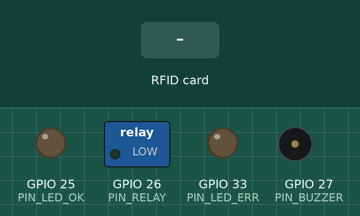
This sketch was run on a simulated ESP32. On the bench: switched loads named in the sketch (green lamp = pin HIGH), output pins drawn as LEDs (lit = HIGH), buzzer (waves = sounding). The test bench sets the inputs (shaded band). WiFi joins after 1.5 s; servers stay silent unless stated; uploads are accepted with an empty reply; EEPROM starts erased; what the sketch prints to the serial monitor is not drawn.

Above: at 2.9 s.
3.0 s: RFID card 5E 7A 19 C4 held to the reader
At 3.5 s:
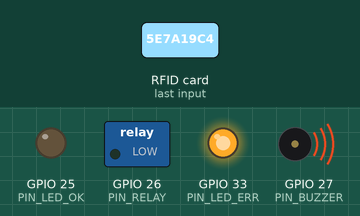
At 4.8 s:
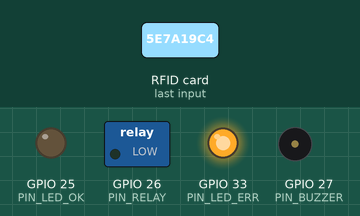
Timing chart, 0 to 6.8 s (numbered marks = the images above; inputs shaded):
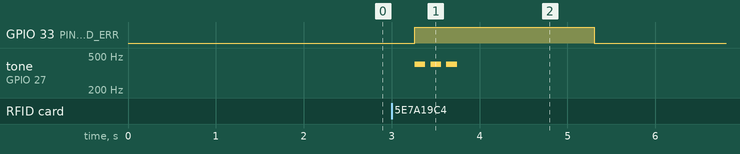

Measured:
- after the input at 3.0 s, GPIO 33 (PIN_LED_ERR): LOW → HIGH after 0.26 s, → LOW 2.0 s later; tone on GPIO 27 (PIN_BUZZER): alternates 400 Hz for 0.12 s and silent for 0.06 s, 6 changes in all, then stays silent, starting after 0.26 s

The sketch:

esp32_rfid_gate.ino
```cpp
/* =============================================================================
   HESAMS — ESP32 Gate Unit Firmware
   Hardware:  ESP32-WROOM-32 · MFRC522 / industrial Wiegand RFID reader
              · 30A automotive relay (ignition interlock) · buzzer · 2 LEDs
   Behaviour: card tap -> POST /api/access/validate -> relay only on unlock=true
              offline -> local whitelist cache (synced every 5 min)
              engine off / second tap -> POST /api/access/end-session
   Build:     Arduino IDE or PlatformIO (board: esp32dev)
   =============================================================================
   WIRING
     MFRC522 SDA->GPIO5  SCK->GPIO18  MOSI->GPIO23  MISO->GPIO19  RST->GPIO22
     Relay IN  -> GPIO26   (drives ignition-enable circuit through opto-isolator)
     Buzzer    -> GPIO27
     LED green -> GPIO25   LED red -> GPIO33
     NOTE: the relay must be wired in SERIES with the starter-enable line only.
           Never wire it into a safety-critical stop circuit.
   ========================================================================== */

#include <WiFi.h>
#include <HTTPClient.h>
#include <WiFiClientSecure.h>
#include <ArduinoJson.h>
#include <SPI.h>
#include <MFRC522.h>
#include <Preferences.h>

// ---------------- CONFIGURATION ----------------
const char* WIFI_SSID     = "SITE-IOT";
const char* WIFI_PASSWORD = "********";
const char* API_BASE      = "https://hesams.company.com";
const char* READER_ID     = "RDR-A1";          // must match Equipment.RfidReaderId
const char* DEVICE_TOKEN  = "device-token-here"; // X-Device-Token header
const char* ROOT_CA       = R"(-----BEGIN CERTIFICATE-----
... paste your server/root CA certificate here ...
-----END CERTIFICATE-----)";

#define PIN_RELAY   26
#define PIN_BUZZER  27
#define PIN_LED_OK  25
#define PIN_LED_ERR 33
#define PIN_SS       5
#define PIN_RST     22

const unsigned long CACHE_SYNC_MS   = 5UL * 60UL * 1000UL;  // 5 min
const unsigned long HTTP_TIMEOUT_MS = 4000;
const int  MAX_CACHE = 64;

MFRC522 rfid(PIN_SS, PIN_RST);
Preferences prefs;

String  cachedUids[MAX_CACHE];
int     cacheCount = 0;
unsigned long lastSync = 0;
bool    engineRunning  = false;
String  activeUid      = "";
unsigned long sessionStart = 0;

// ---------------- HELPERS ----------------
void feedback(bool ok, const char* reason = nullptr) {
  digitalWrite(PIN_LED_OK,  ok ? HIGH : LOW);
  digitalWrite(PIN_LED_ERR, ok ? LOW  : HIGH);
  if (ok) { tone(PIN_BUZZER, 2000, 120); }
  else    { for (int i = 0; i < 3; i++) { tone(PIN_BUZZER, 400, 120); delay(180); } }
  Serial.printf("[GATE] %s%s%s\n", ok ? "GRANTED" : "DENIED",
                reason ? " - " : "", reason ? reason : "");
}

void unlockRelay() {
  digitalWrite(PIN_RELAY, HIGH);   // ignition enable
  engineRunning = true;
  sessionStart  = millis();
}

void lockRelay() {
  digitalWrite(PIN_RELAY, LOW);
  engineRunning = false;
  activeUid = "";
}

String readCardUid() {
  String uid = "";
  for (byte i = 0; i < rfid.uid.size; i++) {
    if (rfid.uid.uidByte[i] < 0x10) uid += "0";
    uid += String(rfid.uid.uidByte[i], HEX);
    if (i < rfid.uid.size - 1) uid += ":";
  }
  uid.toUpperCase();
  return uid;
}

// ---------------- OFFLINE CACHE ----------------
void loadCacheFromFlash() {
  prefs.begin("hesams", true);
  cacheCount = prefs.getInt("count", 0);
  for (int i = 0; i < cacheCount && i < MAX_CACHE; i++)
    cachedUids[i] = prefs.getString(("uid" + String(i)).c_str(), "");
  prefs.end();
  Serial.printf("[CACHE] loaded %d uids from flash\n", cacheCount);
}

void saveCacheToFlash() {
  prefs.begin("hesams", false);
  prefs.putInt("count", cacheCount);
  for (int i = 0; i < cacheCount; i++)
    prefs.putString(("uid" + String(i)).c_str(), cachedUids[i]);
  prefs.end();
}

/* Pull the pre-approved whitelist for THIS machine. The server returns only
   operators who pass every gate right now — the cache is a degraded fallback,
   never the primary decision path. */
void syncWhitelist() {
  if (WiFi.status() != WL_CONNECTED) return;
  WiFiClientSecure client; client.setCACert(ROOT_CA);
  HTTPClient http; http.setTimeout(HTTP_TIMEOUT_MS);
  String url = String(API_BASE) + "/api/access/whitelist?readerId=" + READER_ID;
  if (!http.begin(client, url)) return;
  http.addHeader("X-Device-Token", DEVICE_TOKEN);
  int code = http.GET();
  if (code == 200) {
    StaticJsonDocument<4096> doc;
    if (deserializeJson(doc, http.getString()) == DeserializationError::Ok) {
      cacheCount = 0;
      for (JsonVariant v : doc["uids"].as<JsonArray>()) {
        if (cacheCount >= MAX_CACHE) break;
        cachedUids[cacheCount++] = v.as<String>();
      }
      saveCacheToFlash();
      Serial.printf("[CACHE] synced %d uids\n", cacheCount);
    }
  }
  http.end();
  lastSync = millis();
}

bool inCache(const String& uid) {
  for (int i = 0; i < cacheCount; i++) if (cachedUids[i] == uid) return true;
  return false;
}

// ---------------- SERVER CALLS ----------------
/* returns: 1 = granted, 0 = denied, -1 = server unreachable */
int validateOnServer(const String& uid, String& reasonOut) {
  if (WiFi.status() != WL_CONNECTED) return -1;
  WiFiClientSecure client; client.setCACert(ROOT_CA);
  HTTPClient http; http.setTimeout(HTTP_TIMEOUT_MS);
  if (!http.begin(client, String(API_BASE) + "/api/access/validate")) return -1;
  http.addHeader("Content-Type", "application/json");
  http.addHeader("X-Device-Token", DEVICE_TOKEN);

  StaticJsonDocument<200> body;
  body["readerId"] = READER_ID;
  body["cardUid"]  = uid;
  String payload; serializeJson(body, payload);

  int code = http.POST(payload);
  int result = -1;
  if (code == 200) {
    StaticJsonDocument<1024> doc;
    if (deserializeJson(doc, http.getString()) == DeserializationError::Ok) {
      result = doc["unlock"].as<bool>() ? 1 : 0;
      reasonOut = doc["reason"] | "";
    }
  }
  http.end();
  return result;
}

void endSessionOnServer(float hours) {
  if (WiFi.status() != WL_CONNECTED) return;
  WiFiClientSecure client; client.setCACert(ROOT_CA);
  HTTPClient http; http.setTimeout(HTTP_TIMEOUT_MS);
  if (!http.begin(client, String(API_BASE) + "/api/access/end-session")) return;
  http.addHeader("Content-Type", "application/json");
  http.addHeader("X-Device-Token", DEVICE_TOKEN);
  StaticJsonDocument<200> body;
  body["readerId"]   = READER_ID;
  body["hoursAdded"] = hours;
  String payload; serializeJson(body, payload);
  http.POST(payload);
  http.end();
}

// ---------------- MAIN ----------------
void setup() {
  Serial.begin(115200);
  pinMode(PIN_RELAY, OUTPUT);  digitalWrite(PIN_RELAY, LOW); // fail-safe: locked
  pinMode(PIN_BUZZER, OUTPUT);
  pinMode(PIN_LED_OK, OUTPUT);
  pinMode(PIN_LED_ERR, OUTPUT);

  SPI.begin();
  rfid.PCD_Init();
  loadCacheFromFlash();

  WiFi.begin(WIFI_SSID, WIFI_PASSWORD);
  for (int i = 0; i < 40 && WiFi.status() != WL_CONNECTED; i++) { delay(250); Serial.print("."); }
  Serial.println(WiFi.status() == WL_CONNECTED ? "\n[WIFI] connected" : "\n[WIFI] offline mode");
  syncWhitelist();
}

void loop() {
  if (millis() - lastSync > CACHE_SYNC_MS) syncWhitelist();

  if (!rfid.PICC_IsNewCardPresent() || !rfid.PICC_ReadCardSerial()) { delay(120); return; }
  String uid = readCardUid();
  Serial.printf("[SCAN] %s\n", uid.c_str());

  // Same card while running -> tap out, close session
  if (engineRunning && uid == activeUid) {
    float hours = (millis() - sessionStart) / 3600000.0f;
    lockRelay();
    endSessionOnServer(hours);
    feedback(true, "session closed");
    rfid.PICC_HaltA();
    delay(1200);
    return;
  }
  // Different card while running -> refuse takeover
  if (engineRunning) {
    feedback(false, "machine in use");
    rfid.PICC_HaltA();
    delay(1200);
    return;
  }

  String reason = "";
  int decision = validateOnServer(uid, reason);

  if (decision == -1) {                       // offline fallback
    if (inCache(uid)) { unlockRelay(); activeUid = uid; feedback(true, "offline cache"); }
    else              { feedback(false, "offline - not in cache"); }
  } else if (decision == 1) {
    unlockRelay(); activeUid = uid; feedback(true);
  } else {
    feedback(false, reason.c_str());          // server told us exactly why
  }

  rfid.PICC_HaltA();
  rfid.PCD_StopCrypto1();
  delay(1500);
  digitalWrite(PIN_LED_ERR, LOW);
}
```
